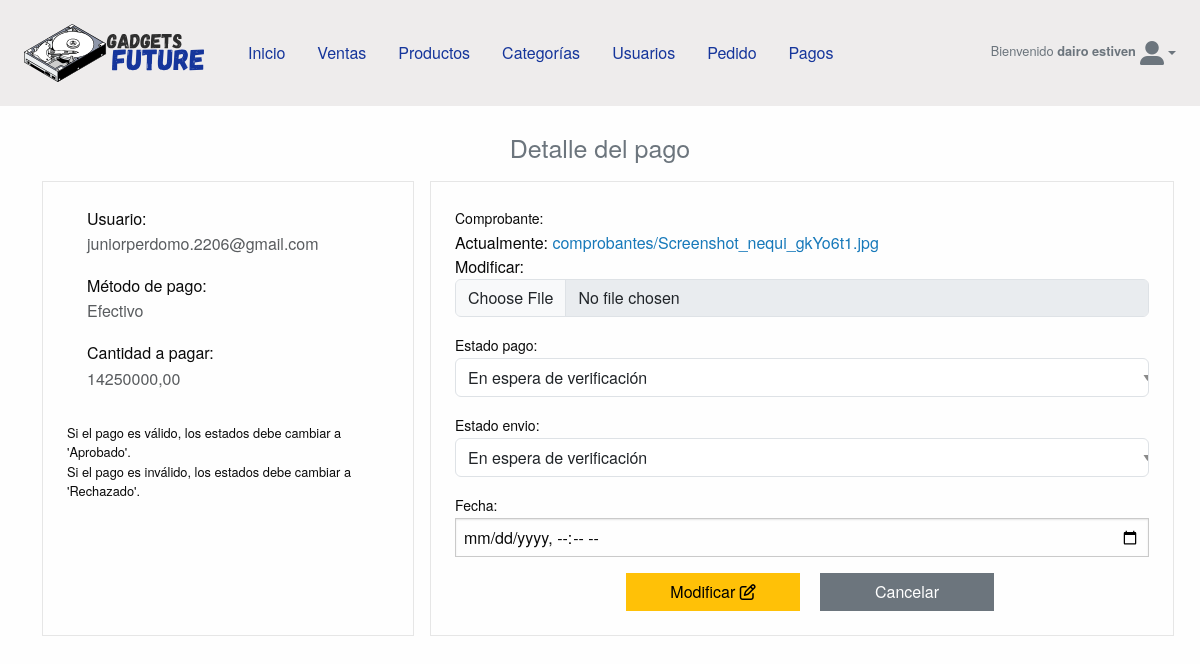
/pedido/admin/pagos/2/ (signed in), run on the app's committed database.
### cuenta/models.py (models this page shows, shortened)
class Cuenta(AbstractBaseUser):
    nombre = models.CharField(max_length=25)
    apellido = models.CharField(max_length=25)
    username = models.CharField(max_length=25, unique=True, verbose_name="usuario")
    correo_electronico = models.EmailField(max_length=50, unique=True)
    telefono = models.CharField(max_length=12)
    inicio_acceso = models.DateField(default=timezone.now)
    ultimo_acceso = models.DateField(default=timezone.now)
    is_staff = models.BooleanField(default=False, verbose_name="usuario")
    is_admin = models.BooleanField(default=False, verbose_name="Administrador")
    is_active = models.BooleanField(default=False, verbose_name="Actvio")
    USERNAME_FIELD = "correo_electronico"
    REQUIRED_FIELDS = ["nombre", "apellido", "username"]
    objects = ManejardorCuenta()
    def __str__(self):
        return self.correo_electronico

### pedido/models.py (models this page shows, shortened)
class Pago(models.Model):
    OPCIONES_ESTADO_PAGOS = [
        ("En espera de verificación", "En espera de verificación"),
        ("Aprobado", "Aprobado"),
        ("Rechazado", "Rechazado"),
    ]
    OPCIONES_ENVIO = [
        ("En espera de verificación", "En espera de verificación"),
        ("Aprobado", "Aprobado"),
        ("Rechazado", "Rechazado"),
    ]
    usuario = models.ForeignKey(Cuenta, on_delete=models.CASCADE, null=True, blank=True)
    metodo_pago = models.CharField(max_length=50, null=True, blank=True)
    cantidad_pagada = models.DecimalField(max_digits=12, decimal_places=2,  null=True, blank=True)
    comprobante = models.ImageField(
        upload_to="comprobantes/",
        validators=[validate_image_file_extension]
    )
    estado_pago = models.CharField(
        max_length=50, choices=OPCIONES_ESTADO_PAGOS, default="En espera de verificación"
    )
    estado_envio = models.CharField(
        max_length=50, choices=OPCIONES_ENVIO, default="En espera de verificación"
    )
    fecha = models.DateTimeField(default=timezone.now)

### config/decorators.py (the view)
    def wrapper(request, *args, **kwargs):
        cuenta = Cuenta.objects.get(correo_electronico=request.user)
        if cuenta.is_active and cuenta.is_staff and cuenta.is_admin:
            return view_func(request, *args, **kwargs)
        else:
            return redirect("inicio_sesion")

### pedido/forms.py
class PagosForms(forms.ModelForm):
    class Meta:
        model = Pago
        fields = [
            "comprobante",
            "estado_pago",
            "estado_envio",
            "fecha",
        ]
    def __init__(self, *args, **kwargs):
        super(PagosForms, self).__init__(*args, **kwargs)
        self.fields["estado_pago"].widget.attrs.update()
        self.fields["estado_envio"].widget.attrs.update()
        self.fields["comprobante"].widget.attrs.update(
            {
                "placeholder": "Seleccione un comprobante",
                "accept": "image/*",
                "disabled": True
            }
        )
        self.fields["fecha"].widget = forms.DateTimeInput(
            attrs={"type": "datetime-local"}
        )
        for field in self.fields:
            self.fields[field].widget.attrs["class"] = "form-control"

### pedido/views.py (called while the page is built, shortened)
@login_required(login_url="inicio_sesion")
@protect_route
def detalle_pagos_admin(request, id_pagos):
    detalle_pagos = get_object_or_404(Pago, pk=id_pagos)
    form = PagosForms(request.POST, instance=detalle_pagos)
    return render(
        request,
        "admin/pagos/detalle_pagos.html",
        {"detalle": detalle_pagos, "form": form})

### tienda/context_processors.py (called while the page is built)
def enlaces_categorias(request):
    enlace = Categoria.objects.all()
    return dict(enlace_categoria=enlace)

### templates/admin/pagos/detalle_pagos.html (shortened to what this page needs)
{% extends 'admin/base_admin.html' %}
{% load static %}
{% block content %}
  <section>
    <div class="container">
      <h4 class="text-center mb-3 text-secondary mt-4">Detalle del pago</h4>
      <div class="d-md-flex gap-3">
        <div class="col-md-4 card p-4">
          <ul class="list-unstyled">
            <li>
              Usuario:<p class="text-muted">{{ detalle.usuario }}</p>
            </li>
            <li>
              Método de pago:<p class="text-muted">{{ detalle.metodo_pago }}</p>
            </li>
            <li>
              Cantidad a pagar:<p class="text-muted">{{ detalle.cantidad_pagada }}</p>
            </li>
          </ul>
          <small>Si el pago es válido, los estados debe cambiar a 'Aprobado'.</small>
          <small>Si el pago es inválido, los estados debe cambiar a 'Rechazado'.</small>
        </div>
        <div class="col-md-8 card p-4">
          <form action="{% url 'detalle_pagos_admin' detalle.id %}" method="POST" enctype="multipart/form-data">
            {% for field in form %}
              <div class="col-12 mb-3">{{ field.label_tag }}
                {{ field }}</div>
            {% endfor %}
            <div class="text-center">
              <button type="submit" class="btn btn-warning col-3 mx-3" class="">Modificar <i class="fa-regular fa-pen-to-square"></i></button>
              <a href="{% url 'lista_pagos' %}" class="btn btn-secondary col-3 rounded-0" class="">Cancelar</a>
            </div>
          </form>
        </div>
      </div>
    </div>
  </section>
{% endblock %}

### templates/admin/include/menu.html (shortened to what this page needs)
{% load static %}
<div class="text-secondary bg-nav">
  <div class="container-fluid my-4 d-lg-flex align-items-center text-center gap-2">
    <a class="navbar-brand" href="{% url 'dashboard' %}"><img src="{% static 'img/logo.svg' %}" alt="logo" width="180px" /></a>
    <ul class="nav mb-2 mb-lg-0 colors-texto me-auto">
      <li class="nav-item">
        <a class="nav-link" href="{% url 'dashboard' %}">Inicio</a>
      </li>
      <li class="nav-item">
        <a class="nav-link" href="{% url 'lista_venta' %}">Ventas</a>
      </li>
      <li class="nav-item">
        <a class="nav-link" href="{% url 'lista_productos' %}">Productos</a>
      </li>
      <li class="nav-item">
        <a class="nav-link" href="{% url 'lista_categorias' %}">Categorías</a>
      </li>
      <li class="nav-item">
        <a class="nav-link" href="{% url 'lista_usuario' %}">Usuarios</a>
      </li>
      <li class="nav-item">
        <a class="nav-link" href="{% url 'lista_pedido' %}">Pedido</a>
      </li>
      <li class="nav-item">
        <a class="nav-link" href="{% url 'lista_pagos' %}">Pagos</a>
      </li>
    </ul>
    <div class="d-flex ml-auto">
      {% if user.is_authenticated %}
        <small class="py-0 my-0 mx-1">Bienvenido <strong>{{ user.nombre }}</strong></small>
      {% endif %}
      <li class="nav-item dropdown list-unstyled">
        <a class="nav-link dropdown-toggle" href="#" role="button" data-bs-toggle="dropdown" aria-expanded="false"><i class="fa-solid fa-user-large fa-xl"></i></a>
      </li>
    </div>
  </div>
</div>

### static/css/admin/admin.css (style rules this page uses)
body { font-family: 'Quicksand'; }
.bg-nav { background-color: #eeecec; }
.colors-texto li>a { color: #15359B; }

### data on the page
Cuenta: nombre "dairo estiven"
Pago: usuario "juniorperdomo.2206@gmail.com", metodo_pago "Efectivo", cantidad_pagada "14250000,00", form "En espera de verificación" "En espera de verificación"

### other printed values
{{ field.label_tag }} "Comprobante:" "Estado pago:" "Estado envio:" "Fecha:"
